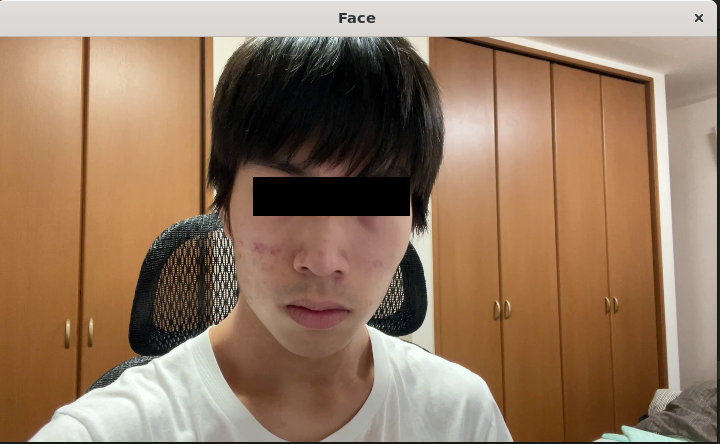
//> input picture 12_2024-07-09/dst/dip12_kadai3.png, 720 x 444 px, given in place of face.mov, which was not available
$ ./dip12_sample   (built with g++ and OpenCV 4)
//> lines starting //> are read from the running program, lines starting //| are printed output that depends on the picture; after the words box and inside, x2 and y2 are one past the last pixel; in counts of white or black regions, pixels touching at a corner belong together; pictures that were not available may be replaced by others from this repository, and a replacement may not be noted
#include <iostream>  //入出力関連ヘッダ
#include <opencv2/opencv.hpp>  //OpenCV関連ヘッダ

// 顔色の変更
void change_face_color(cv::Mat& faceImage, cv::Mat& hsvImage, cv::Rect rect)
{
    // 色解析しやすいようにHSV色空間に変換
    cv::cvtColor(faceImage, hsvImage, cv::COLOR_BGR2HSV);

    for(int j=rect.y; j<rect.y+rect.height; j++) {
		if(j<0 || j>= hsvImage.rows) continue;
        for(int i=rect.x; i<rect.x+rect.width; i++) {
			if(i<0 || i>= hsvImage.cols) continue;
            cv::Vec3b s = hsvImage.at<cv::Vec3b>(j, i);
			hsvImage.at<cv::Vec3b>(j, 2*rect.x+rect.width-i) = s;
            // 肌色領域のみ変換
            if(s[0]> 0 && s[0]< 45 &&
                s[1]>50 && s[1]<255 &&
                s[2]>50 && s[2]<255)
            {
                s[0] = 120;
                hsvImage.at<cv::Vec3b>(j, i) = s;
            }
        }
    }
    cv::cvtColor(hsvImage, faceImage, cv::COLOR_HSV2BGR);
}

//main関数
int main(int argc, char* argv[])
{
    //OpenCV初期設定処理
    //カメラキャプチャの初期化
    cv::VideoCapture capture("./src/face.mov");
    if (capture.isOpened()==0) {
        //カメラが見つからないときはメッセージを表示して終了
        printf("Camera not found\n");
        exit(1);
    }

    cv::Mat originalImage, frameImage, hsvImage, tempImage;
    cv::Size imageSize(720, 405);  // 画像サイズ
    cv::CascadeClassifier faceClassifier;  // 顔認識用分類器
    cv::CascadeClassifier eyeClassifier;  // 目認識用分類器

    //3チャンネル画像"hsvImage"と"tempImage"の確保（ビデオと同サイズ）
    hsvImage = cv::Mat(imageSize, CV_8UC3);
    tempImage = cv::Mat(imageSize, CV_8UC3);

    //OpenCVウィンドウ生成
    cv::namedWindow("Frame");
    cv::moveWindow("Frame", 0, 0);
    cv::namedWindow("Face");
    cv::moveWindow("Face", imageSize.width, 0);

    // ①正面顔検出器の読み込み
    faceClassifier.load("./src/haarcascades/haarcascade_frontalface_default.xml");

    // 眼検出器の読み込み
    eyeClassifier.load("./src/haarcascades/haarcascade_mcs_eyepair_big.xml");

    while(1){
        //ビデオキャプチャから1フレーム画像取得
        capture >> originalImage;
//> originalImage is the input picture: 444 rows x 720 cols, CV_8UC3; mean B, G, R 98.8, 122.1, 149.3

        //ビデオが終了したら巻き戻し

        if(originalImage.data==NULL) {
            capture.set(cv::CAP_PROP_POS_FRAMES, 0);
            continue;
        }

        cv::resize(originalImage, frameImage, imageSize);
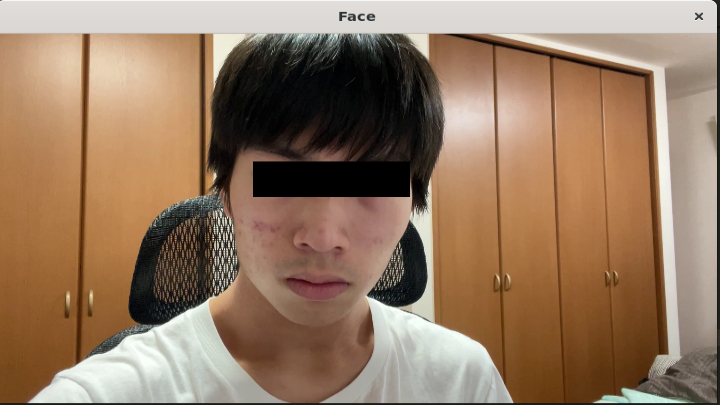
//> frameImage: 405 rows x 720 cols, CV_8UC3; mean B, G, R 98.7, 122, 149.2

        //フレーム画像表示
        cv::imshow("Frame", frameImage);

        // ②検出情報を受け取るための配列を用意する
        std::vector<cv::Rect> faces, eyes;

        // ③画像中から検出対象の情報を取得する
        faceClassifier.detectMultiScale(frameImage, faces, 1.1, 3, 0, cv::Size(20,20));
//> faces = empty
        eyeClassifier.detectMultiScale(frameImage, eyes, 1.1, 3, 0, cv::Size(10,10));
//> eyes = empty

        // ④顔領域の検出
        for (int i = 0; i < faces.size(); i++) {
            // 検出情報から顔の位置情報を取得
            cv::Rect face = faces[i];
            // 大きさによるチェック。
            if(face.width*face.height < 100*100){
                continue; // 小さい矩形は採用しない
            }

            // ⑤画像の加工
            // change_face_color(frameImage, hsvImage, face);

            // 取得した顔の位置情報に基づき、矩形描画を行う
            cv::rectangle(frameImage,
                cv::Point(face.x, face.y),
                cv::Point(face.x + face.width, face.y + face.height),
                CV_RGB(255, 0, 0),
                3, cv::LINE_AA);
        }
//> this loop made 0 passes

        // 眼領域の検出
        for (int i = 0; i < eyes.size(); i++) {
            // 検出情報から顔の位置情報を取得
            cv::Rect eye = eyes[i];
            // 取得した顔の位置情報に基づき、矩形描画を行う
            cv::rectangle(frameImage,
                cv::Point(eye.x, eye.y),
                cv::Point(eye.x + eye.width, eye.y + eye.height),
                CV_RGB(0, 255, 0),
                3, cv::LINE_AA
            );
        }


        //認識結果画像表示
        cv::imshow("Face", frameImage);

        char key = cv::waitKey(10);
//> the 'q' key is pressed
        if(key == 'q'){
            break;
        }
    }

    return 0;
}

$ run again, on 12_2024-07-09/dst/dip12_kadai4-1.png
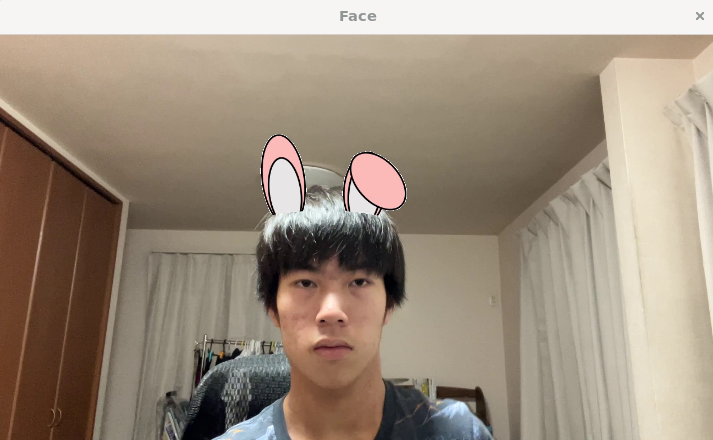
//> input picture 12_2024-07-09/dst/dip12_kadai4-1.png, 713 x 440 px, given in place of face.mov, which was not available
//> originalImage is the input picture: 440 rows x 713 cols, CV_8UC3; mean B, G, R 126.4, 142.5, 157.3
//> faces = 1 Rect (x, y, width, height): [264, 208, 143, 143]
//> eyes = 1 Rect (x, y, width, height): [289, 250, 95, 23]
//> the loop `for (int i = 0; i < faces.size(); i++)` made 1 pass
//> after the loop `for (int i = 0; i < faces.size(); i++)`:
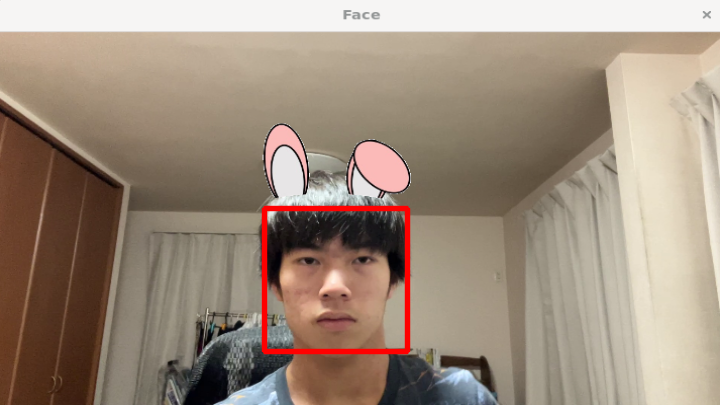
//> frameImage: 405 rows x 720 cols, CV_8UC3; mean B, G, R 125.2, 141.2, 158.6
//> the loop `for (int i = 0; i < eyes.size(); i++)` made 1 pass
//> after the loop `for (int i = 0; i < eyes.size(); i++)`:
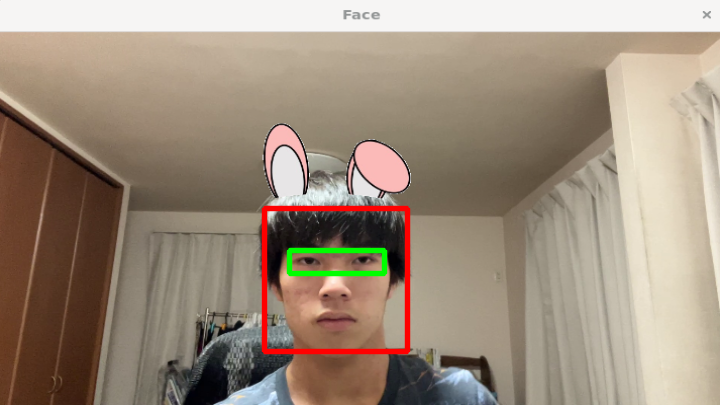
//> frameImage: 405 rows x 720 cols, CV_8UC3; 0.56% of pixels changed, all inside (x1, y1, x2, y2) = (286, 247, 388, 277)

$ run again, on 12_2024-07-09/dst/dip12_kadai4-2.png
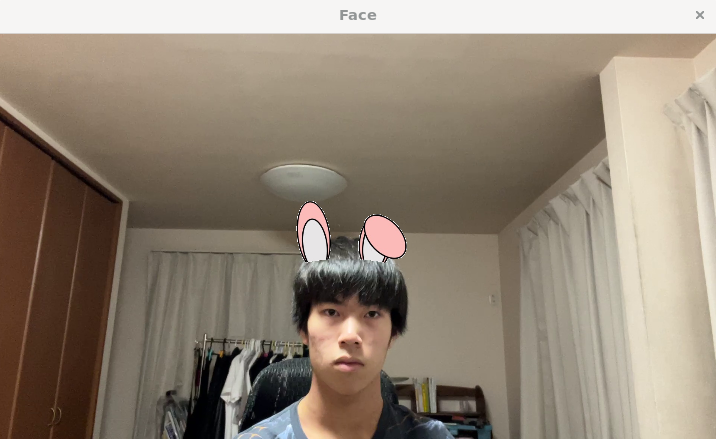
//> input picture 12_2024-07-09/dst/dip12_kadai4-2.png, 716 x 439 px, given in place of face.mov, which was not available
//> originalImage is the input picture: 439 rows x 716 cols, CV_8UC3; mean B, G, R 117.5, 132.6, 145.4
//> faces = 1 Rect (x, y, width, height): [299, 251, 107, 107]
//> eyes = 2 Rects (x, y, width, height): [364, 284, 46, 11], [321, 282, 67, 17]
//> the loop `for (int i = 0; i < faces.size(); i++)` made 1 pass
//> after the loop `for (int i = 0; i < faces.size(); i++)`:
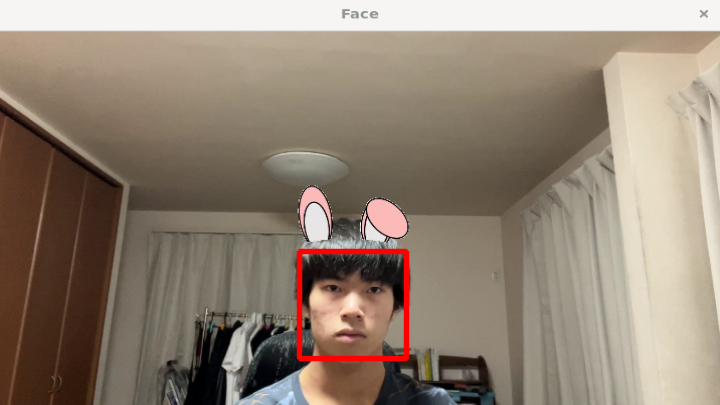
//> frameImage: 405 rows x 720 cols, CV_8UC3; mean B, G, R 116.8, 131.8, 146.6
//> the loop `for (int i = 0; i < eyes.size(); i++)` made 2 passes
//> after the loop `for (int i = 0; i < eyes.size(); i++)`:
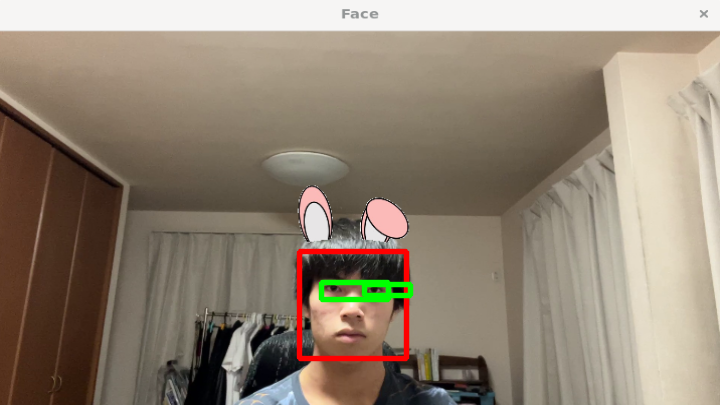
//> frameImage: 405 rows x 720 cols, CV_8UC3; 0.57% of pixels changed, all inside (x1, y1, x2, y2) = (318, 279, 414, 303)
